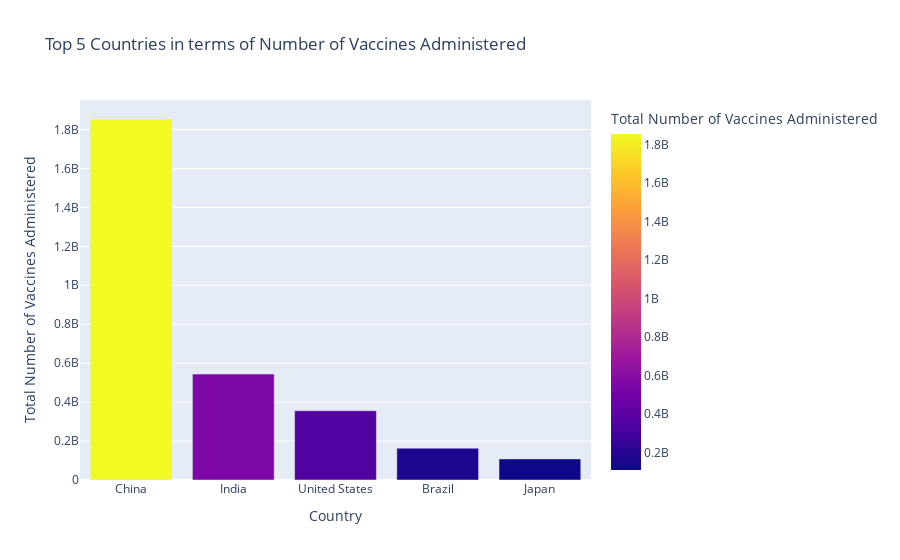

The code cell stored with this chart in its notebook:
### Code cell
fig = px.bar(tnva_sort,
    x='country',
    y='total_vaccinations',    
    labels = {'country':'Country', 'total_vaccinations':'Total Number of Vaccines Administered'},
    title = 'Top 5 Countries in terms of Number of Vaccines Administered',
    color='total_vaccinations'
)
#fig.update_traces(texttemplate=tnva_sort['total_vaccinations'].map('{:,}'.format),textposition='outside')
fig.show()

### Figure 1 — Plotly figure (JSON) as saved in the notebook; plotly's stock layout.template omitted (floating-point values rounded to 4 significant figures)
{"data": [{"alignmentgroup": "True", "hovertemplate": "Country=%{x}<br>Total Number of Vaccines Administered=%{marker.color}<extra></extra>", "legendgroup": "", "marker": {"color": [1853839000, 543846290, 355768825, 163452602, 108179498], "coloraxis": "coloraxis", "pattern": {"shape": ""}}, "name": "", "offsetgroup": "", "orientation": "v", "showlegend": false, "textposition": "auto", "type": "bar", "x": ["China", "India", "United States", "Brazil", "Japan"], "xaxis": "x", "y": [1853839000, 543846290, 355768825, 163452602, 108179498], "yaxis": "y"}], "layout": {"barmode": "relative", "coloraxis": {"colorbar": {"title": {"text": "Total Number of Vaccines Administered"}}, "colorscale": [[0, "#0d0887"], [0.1111, "#46039f"], [0.2222, "#7201a8"], [0.3333, "#9c179e"], [0.4444, "#bd3786"], [0.5556, "#d8576b"], [0.6667, "#ed7953"], [0.7778, "#fb9f3a"], [0.8889, "#fdca26"], [1, "#f0f921"]]}, "legend": {"tracegroupgap": 0}, "title": {"text": "Top 5 Countries in terms of Number of Vaccines Administered"}, "xaxis": {"anchor": "y", "domain": [0, 1], "title": {"text": "Country"}}, "yaxis": {"anchor": "x", "domain": [0, 1], "title": {"text": "Total Number of Vaccines Administered"}}}}
